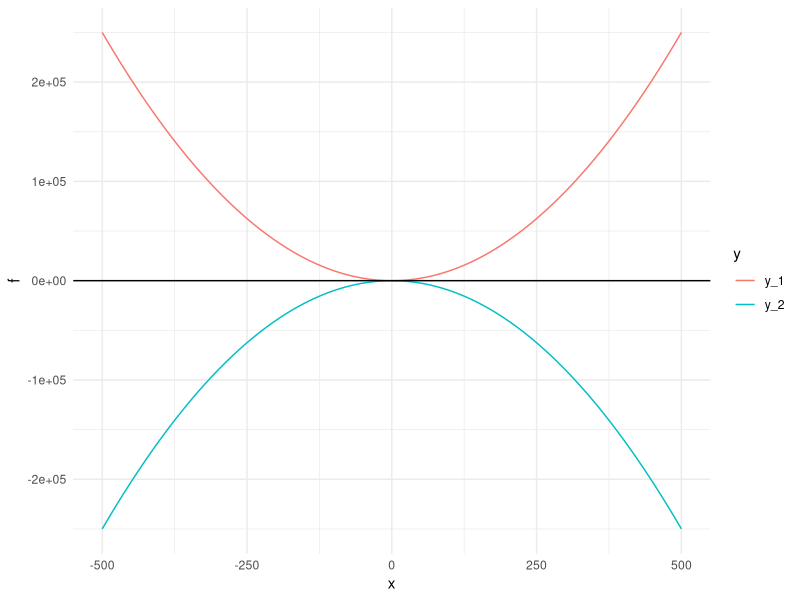
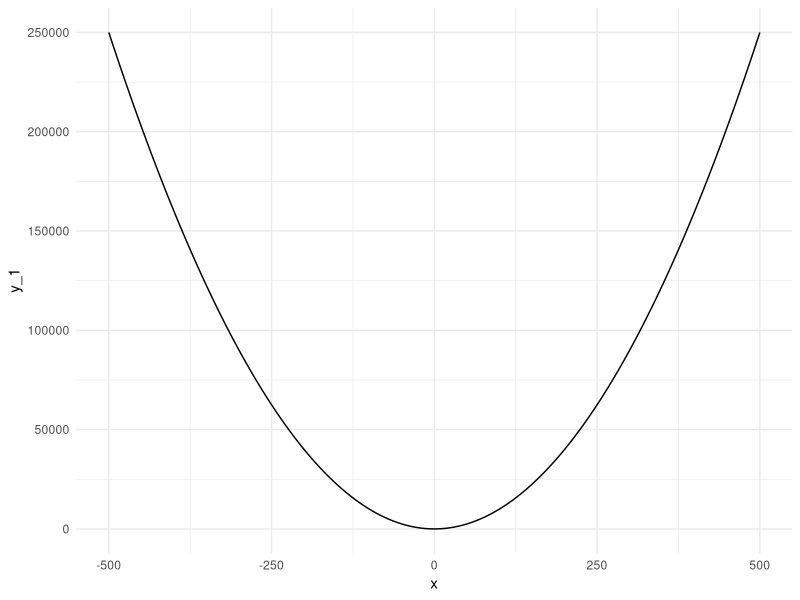
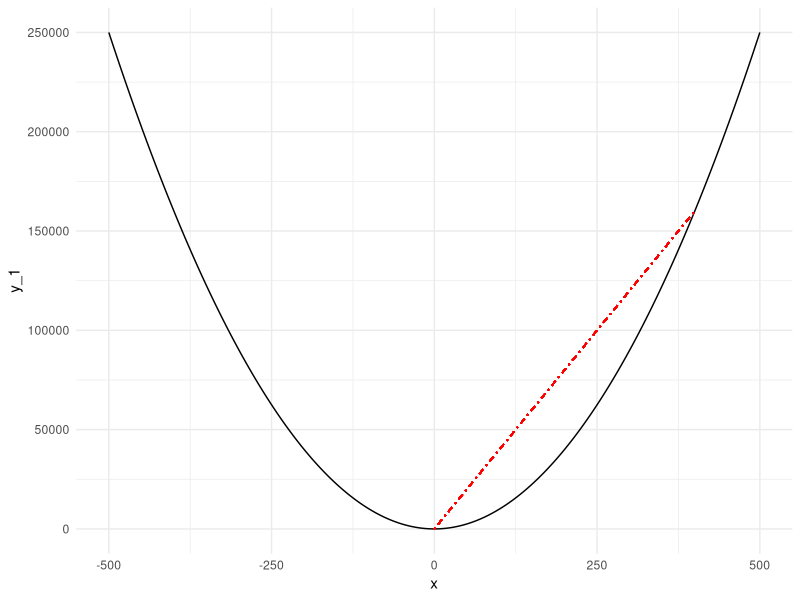
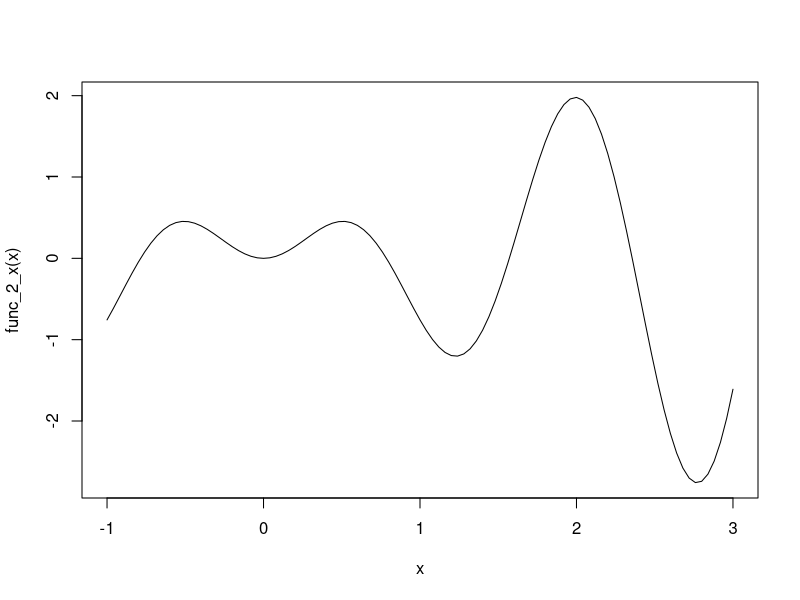
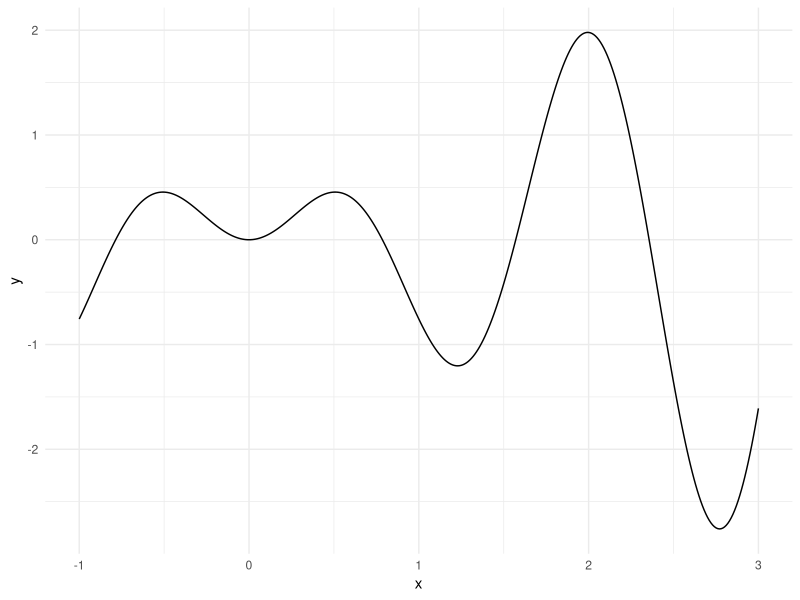
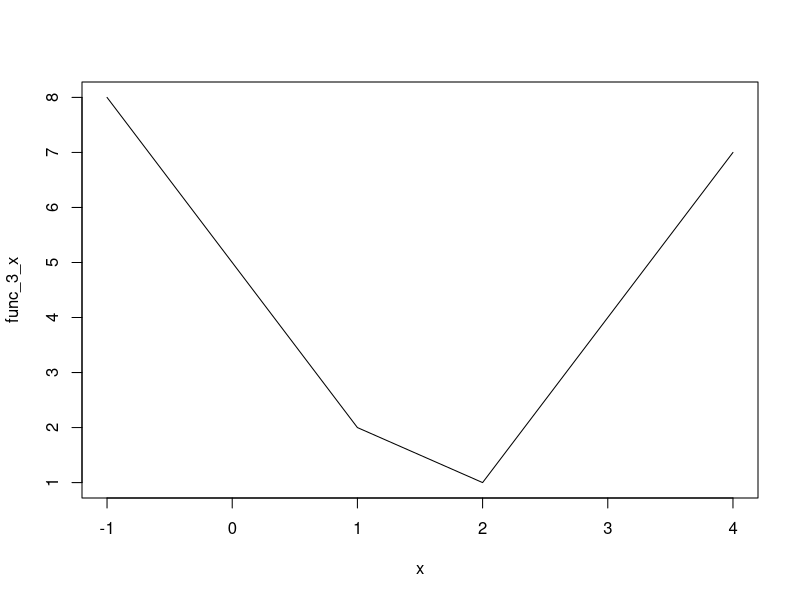
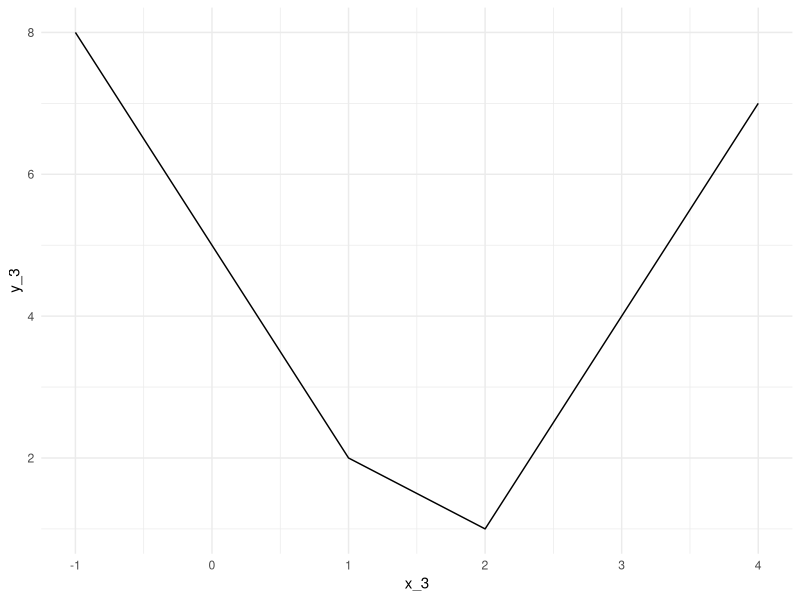

These charts were generated, in order, by the following R code:
## ---- chunk 1

library(tidyverse)
library(rmarkdown)
library(knitr)
library(xml2)
library(quadprog) #for quadratic programming

knitr::opts_chunk$set(echo = T, 
                      warning = T, 
                      message = F, 
                      eval = T, 
                      include = T,
                      fig.height=3.5, 
                      fig.width=3.5
                      )
## ---- chunk 2
x <- -500:500
y_1 <- x^2
y_2 <- -x^2
data_l <- cbind(x, y_1, y_2) %>% 
  dplyr::as_tibble() %>% #wide format
  tidyr::gather(., 
                y_1:y_2, 
                key = 'y', 
                value = 'f') #long format

ggplot(data_l, aes(x, f, color = y)) +
  geom_line() +
  geom_hline(yintercept = 0) +
  theme_minimal()

## ---- chunk 3

Dmat <- matrix(c(1,-1,-1,2),2,2)
dvec = c(2,6)
Amat = matrix(c(-1,-1,1,-2,-2,-1),2,3)
bvec = c(-2,-2,-3)

quadprog::solve.QP(Dmat, dvec, Amat, bvec)

## ---- chunk 4

(plot_x_square <- ggplot(data = dplyr::as_tibble(cbind(x, y_1)),
       mapping = aes(x, y_1)) +
  geom_line() +
  theme_minimal())

## ---- chunk 5

plot_x_square + 
  geom_segment(aes(x = 0, 
                   y = 0, 
                   xend = 400, 
                   yend = 400^2
                   ), 
               linetype = "dotdash", 
               color = "red"
               )

## ---- chunk 6
# Another function for optimization
func_2_x <- function(x) {x*sin(4*x)}

curve(func_2_x, -1, 3) #note base R graphics function curve()

# Via ggplot()
x <- seq(-1, 3, 0.01)
y <- func_2_x(x)
data_plot_gg <- cbind(x, y) %>% tibble::as_tibble()

ggplot(data_plot_gg, aes(x, y)) +
  geom_line() +
  theme_minimal()

# Using optimize()
(optim_min_mult <- optimize(f = func_2_x, 
                            interval = c(0, 3)
                            ) #default = minimum
) 

## ---- chunk 7

optimize(func_2_x, c(1.5, 3))

## ---- chunk 8

optimize(func_2_x, c(1.5, 3), maximum = TRUE)

## ---- chunk 9

func_3_x <- function(x) {abs(x-1)+2*abs(x-2)}

plot(func_3_x, -1, 4) #note generic function plotting in base R

# Via ggplot
x_3 <- seq(-1, 4, 0.01)
y_3 <- func_3_x(x_3)

ggplot(tibble::as_tibble(cbind(x_3,y_3)),
       aes(x_3, y_3)
       ) + 
  geom_line() +
  theme_minimal()

(optim_x_3 <- optimize(func_3_x, c(0,3)))

## ---- chunk 10

func_optim <- function(x)
{
  2*(x[1]-1)^2 + 5*(x[2]-3)^2 + 10
}

optim_min <- optim(c(1,1), func_optim) #x=(x_1,x_2)=c(1,1)
print(optim_min)
## ---- chunk 11

#func_optim_2 <- function(x1, x2) 
func_optim_2 <- function(x) 
{
  x1 <- x[1]
  x2 <- x[2]
  
  return(1/x1 + 1/x2 + 
    (1-x2)/(x2*(1-x1)) + 
    1/((1-x1)*(1-x2))
    )
}

#x_1 <- x_2 <- seq(0.1, 0.9, 0.02)
#x <- rep(seq(0.1, 0.9, 0.02), times = 2)
#x <- cbind(seq(0.1, 0.9, 0.02))
#z <- outer(x[1], x[2], FUN = func_optim_2)
#z <- outer(x_1, x_2, FUN = func_optim_2)

# Different perspectives
#persp(x_1, x_2, z, theta = 45, phi = 0) 
#persp(x_1, x_2, z, theta = 0, phi = 45)
#persp(x_1, x_2, z, theta = -45, phi = 0)

func_optim_2(c(0.5, 0.5))

optim(c(.5,.5), fn = func_optim_2)
